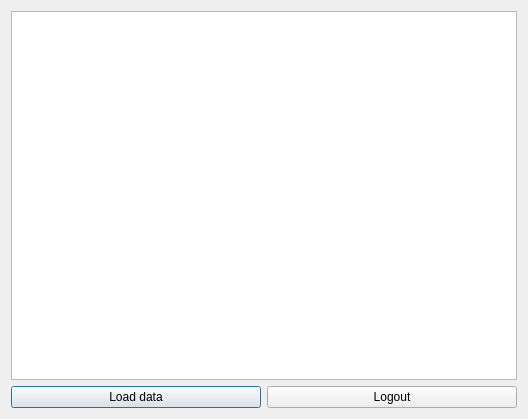
<?xml version="1.0" encoding="UTF-8"?>
<ui version="4.0">
 <class>EmployeeDialog</class>
 <widget class="QDialog" name="EmployeeDialog">
  <property name="geometry">
   <rect>
    <x>0</x>
    <y>0</y>
    <width>528</width>
    <height>419</height>
   </rect>
  </property>
  <property name="windowTitle">
   <string>Dialog</string>
  </property>
  <layout class="QVBoxLayout" name="verticalLayout_2">
   <item>
    <layout class="QVBoxLayout" name="verticalLayout">
     <item>
      <widget class="QTableView" name="tableView"/>
     </item>
     <item>
      <layout class="QHBoxLayout" name="horizontalLayout">
       <item>
        <widget class="QPushButton" name="pushButtonLoadData">
         <property name="text">
          <string>Load data</string>
         </property>
        </widget>
       </item>
       <item>
        <widget class="QPushButton" name="pushButtonLogOut">
         <property name="text">
          <string>Logout</string>
         </property>
        </widget>
       </item>
      </layout>
     </item>
    </layout>
   </item>
  </layout>
 </widget>
 <resources/>
 <connections/>
</ui>
